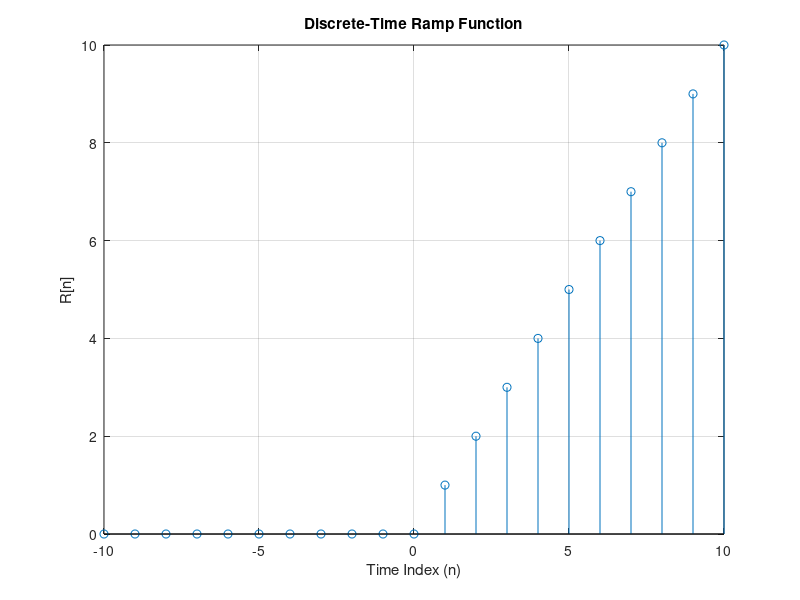

The MATLAB script that drew this image:
% Define the discrete time vector
n = -10:10;

% Define the discrete-time ramp function
R = max(0, n);

% Plot the discrete-time ramp function
figure;
stem(n, R);
title('Discrete-Time Ramp Function');
xlabel('Time Index (n)');
ylabel('R[n]');
grid on;
